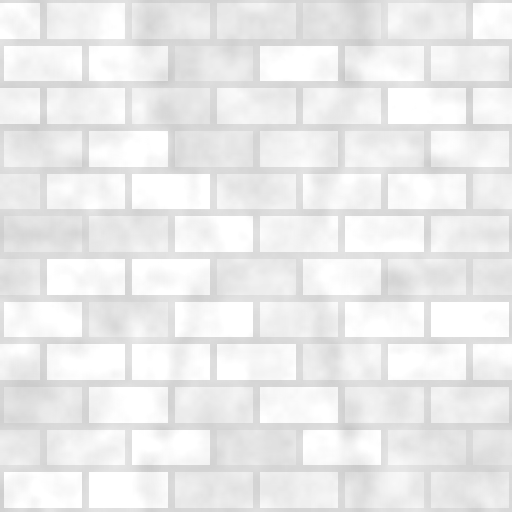
#> input picture giralda/texturas/giralda_ladrillo_foto.png, 512 x 512 px; the run also reads 1 picture not shown here
$ python texturas_foto.py texturas/giralda_ladrillo_foto.png texturas/giralda_estuco_foto.png texturas/giralda_estuco_foto.png
#> lines starting #> are read from the running program, lines starting #| are printed output that depends on the picture
# Texturas de la Giralda sacadas de las fotos del usuario.
# Uso: python3 texturas_foto.py fotos.webp ladrillo_app.png carpeta_salida
#  - fotos.webp: el mosaico de cuatro fotos (se usa la zona lisa y soleada de la cana, foto 1).
#  - ladrillo_app.png: la textura de ladrillo que exporta la app (brick_mudejar, en gris).
# Saca el grano de la piedra de la foto (quitando la variacion de luz), lo repite en espejo
# para que no haya costuras y lo multiplica por el aparejo de ladrillo. Las texturas salen en
# gris claro: el color lo pone el material (medido en las mismas fotos).
import sys
import numpy as np
from PIL import Image, ImageFilter

foto, ladrillo_app, salida = sys.argv[1], sys.argv[2], sys.argv[3]
im = Image.open(foto).convert('RGB')
#> im is the input picture: PIL image 512x512 RGB; min 198, max 255, mean 235.5
zona = im.crop((300, 160, 318, 200)).convert('L')          # pano liso de la cana (foto 1)
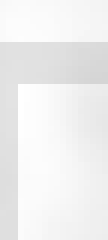
#> zona: PIL image 18x40 L (shown 6 times larger); min 213, max 255, mean 239.3
a = np.asarray(zona, dtype=float)
luz = np.asarray(zona.filter(ImageFilter.GaussianBlur(5)), dtype=float)
g = (a / np.maximum(luz, 1))[:18, :18]
tesela = np.block([[g, g[:, ::-1]], [g[::-1, :], g[::-1, ::-1]]])

def grano(amp):
    t = (tesela - 1.0) * amp + 1.0
    t = Image.fromarray(np.clip(t * 128, 0, 255).astype(np.uint8)).resize((512, 512), Image.BICUBIC)
    return np.asarray(t, dtype=float) / 128

def guardar(valor_lineal, nombre):
    v = np.power(np.clip(valor_lineal, 0, 1), 1 / 2.2)
    Image.fromarray((np.repeat(v[:, :, None], 3, axis=2) * 255).astype(np.uint8)).save(salida + '/' + nombre)

lad = np.asarray(Image.open(ladrillo_app).convert('L').resize((512, 512)), dtype=float)
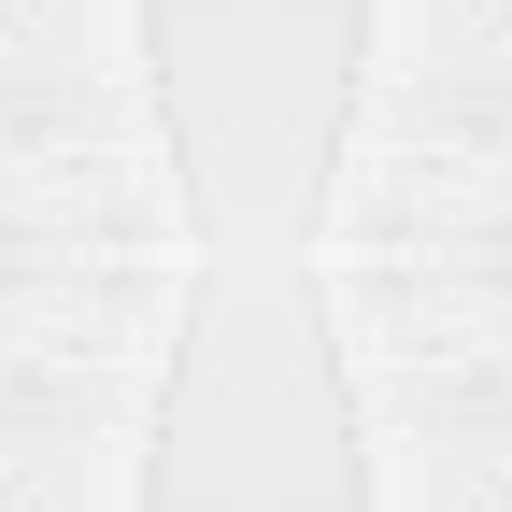
#> lad: shape (512, 512) float64; min 222, max 246, mean 236.1
lad = lad / lad.mean()
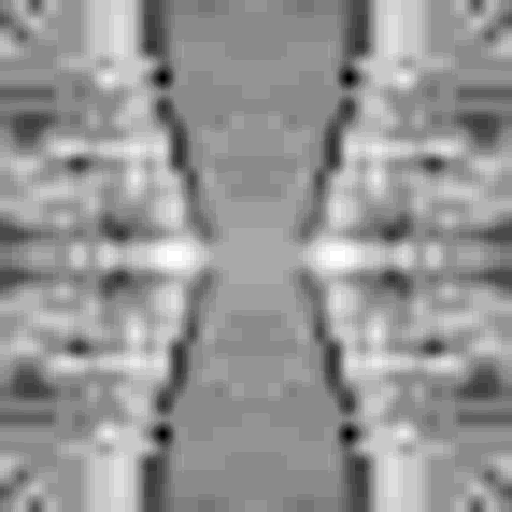
#> lad: shape (512, 512) float64; min 0.94, max 1.04, mean 1; drawn with min black and max white
guardar(0.85 * lad * grano(2.0), 'giralda_ladrillo_foto.png')
#> in grano, `t = Image.fromarray(np.clip(t * 128, 0, 255).astype(np.uint8)).resize(..`:
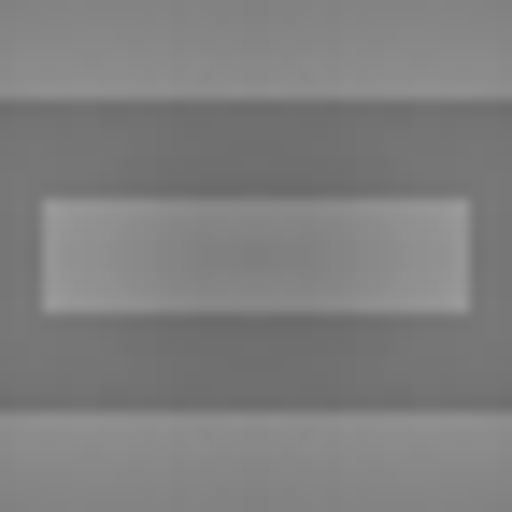
#> t: PIL image 512x512 L; min 107, max 154, mean 127.1
#> in grano, `return np.asarray(t, dtype=float) / 128`:
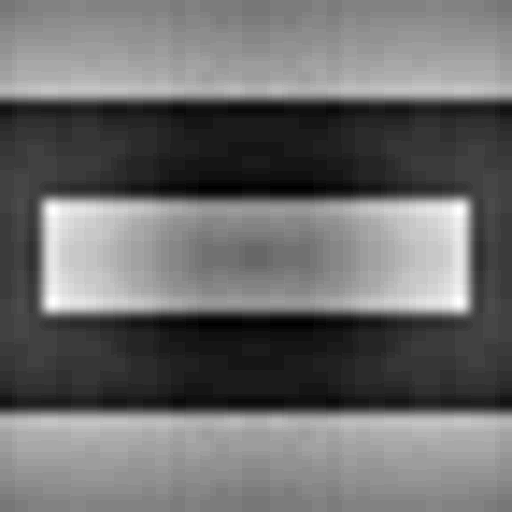
#> returned value: shape (512, 512) float64; min 0.836, max 1.2, mean 0.993; drawn with min black and max white
#> in guardar, `v = np.power(np.clip(valor_lineal, 0, 1), 1 / 2.2)`:
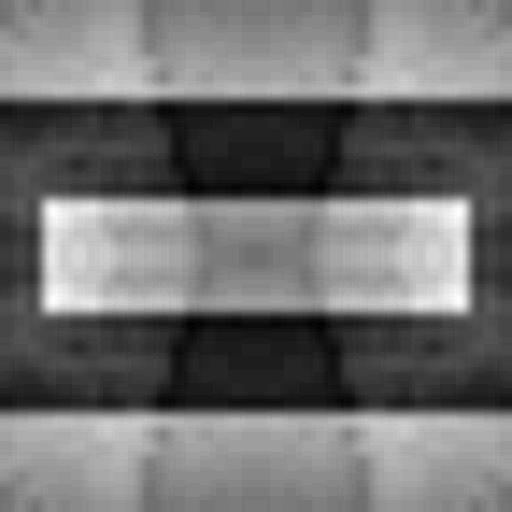
#> valor_lineal: shape (512, 512) float64; min 0.699, max 1.03, mean 0.844; drawn with min black and max white
guardar(0.85 * grano(1.5), 'giralda_estuco_foto.png')
#> call 2 of guardar, with nombre = 'giralda_estuco_foto.png'
#> in guardar (call 2), `v = np.power(np.clip(valor_lineal, 0, 1), 1 / 2.2)`:
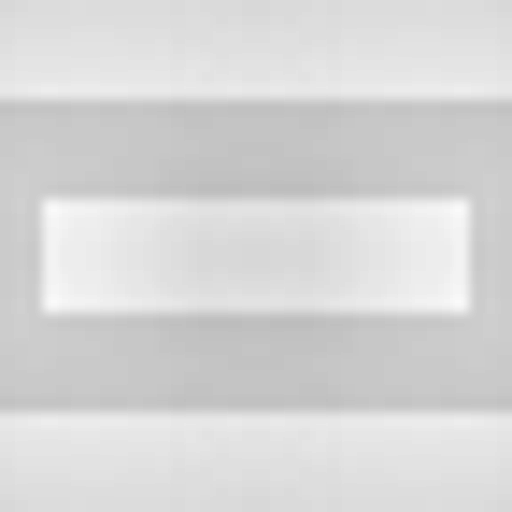
#> valor_lineal: shape (512, 512) float64; min 0.744, max 0.983, mean 0.844
print('texturas guardadas en', salida)
